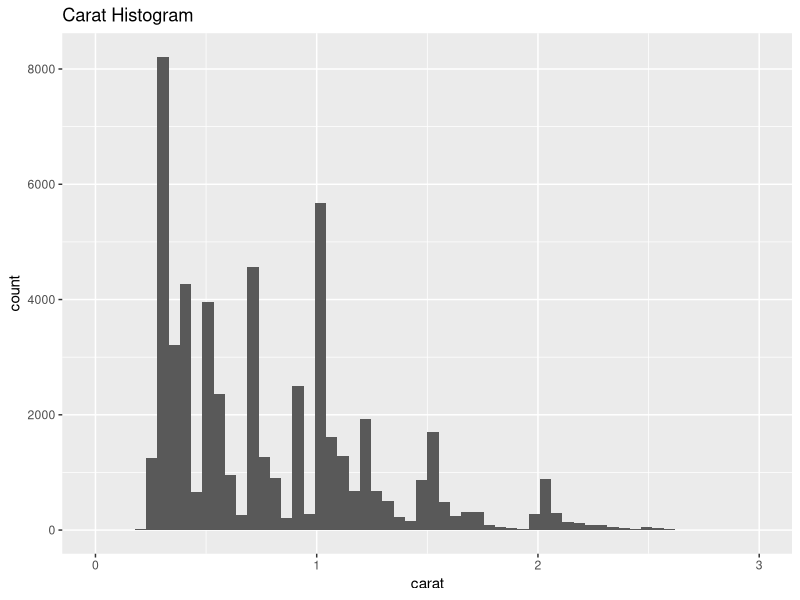
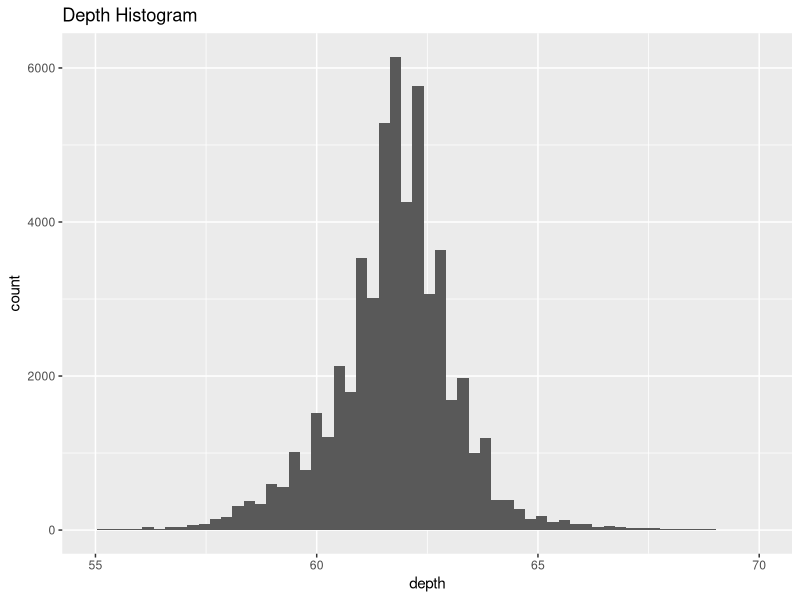
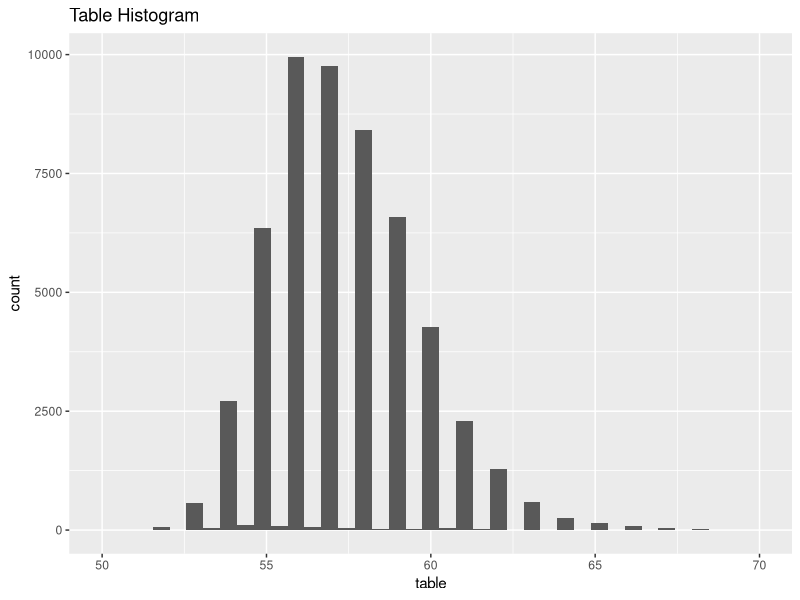
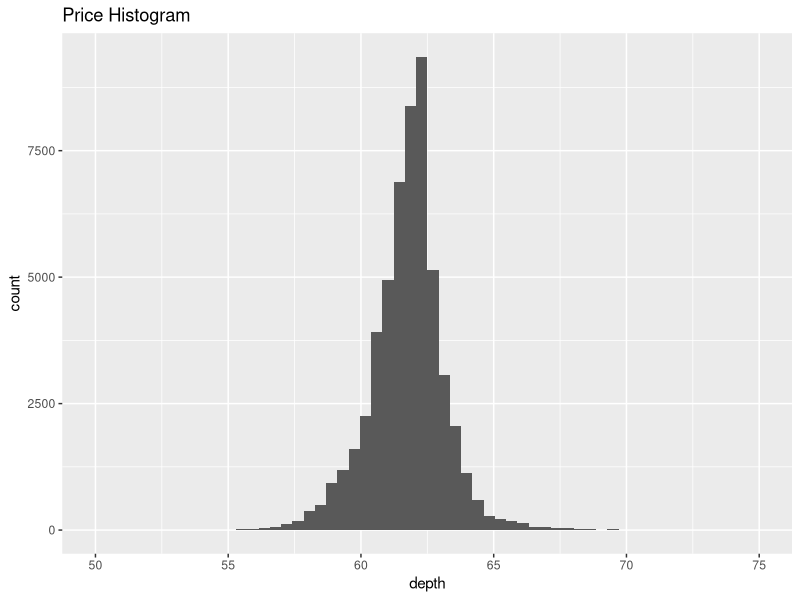
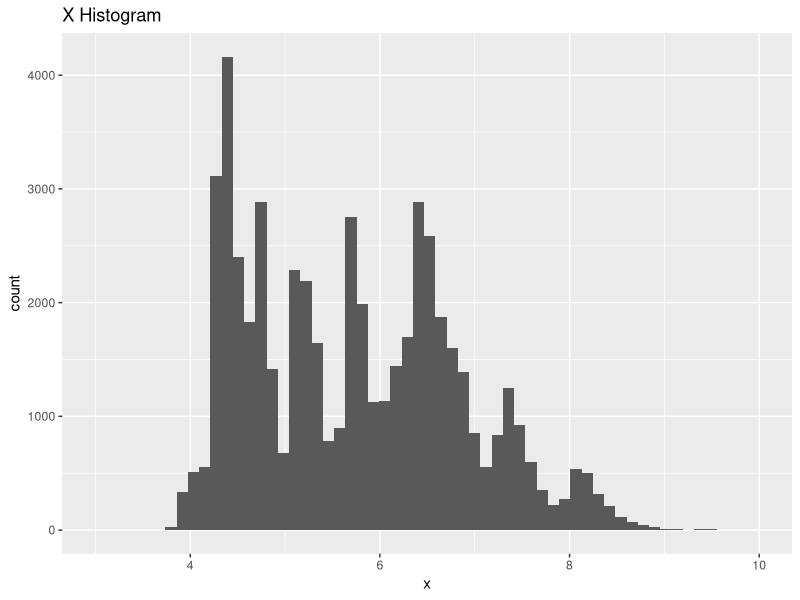
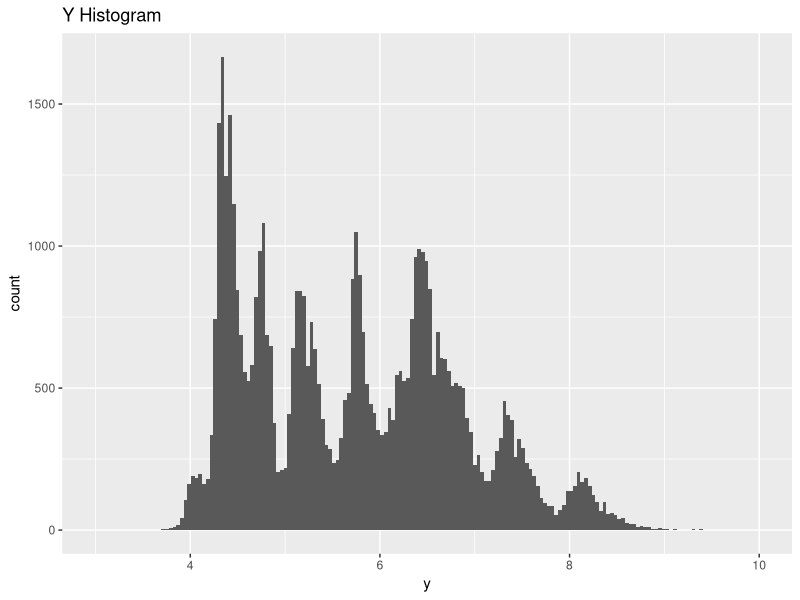
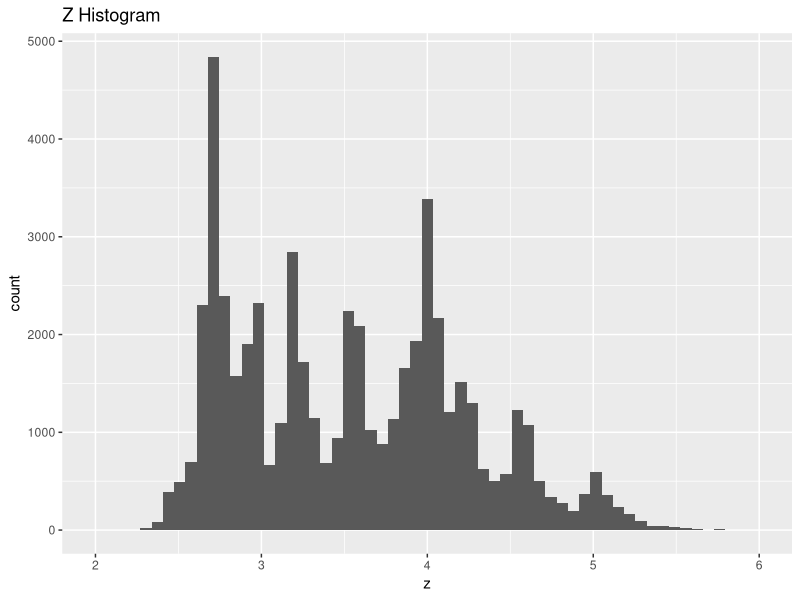
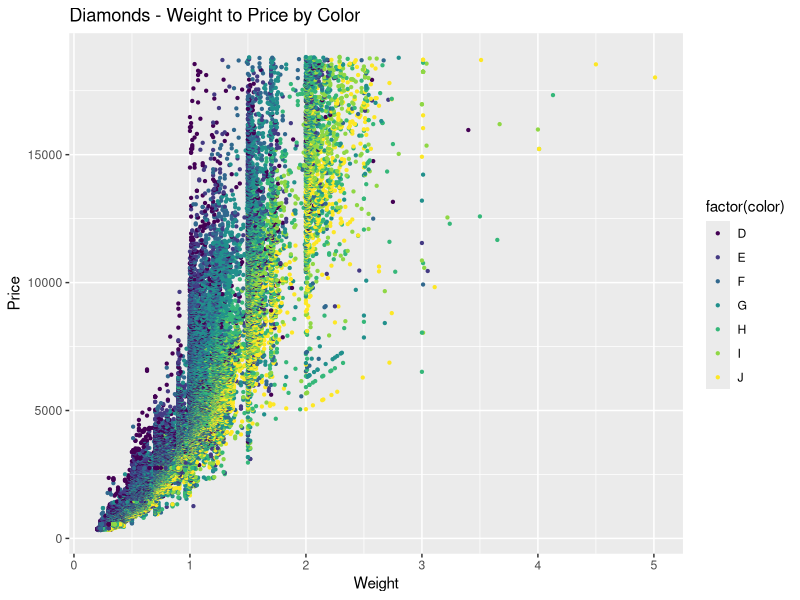

The R script that drew these images, in order:
## ---- chunk 1
library('ggplot2')
library(reshape2)
data("diamonds")

#1. Create a histogram for every numeric column in the diamonds dataset.

histcarat<-ggplot(diamonds,aes(carat))#create a variable of carat histogram
histcarat+geom_histogram(bins=60)+ggtitle("Carat Histogram")+xlim(0,3)#plot the carat histogram, name it as Carat Histogram, read the distribution, and remove the outliers.

histdepth<-ggplot(diamonds,aes(depth))#create a variable of depth histogram
histdepth+geom_histogram(bins=60)+ggtitle("Depth Histogram")+xlim(55,70)#plot the depth histogram, name it as Depth Histogram, read the distribution, and remove the outliers.

histtable<-ggplot(diamonds,aes(table))#create a variable of table histogram
histtable+geom_histogram(bins=40)+ggtitle("Table Histogram")+xlim(50,70)#plot the table histogram, name it as Table Histogram, read the distribution, and remove the outliers.

histprice<-ggplot(diamonds,aes(depth))#create a variable of price histogram
histprice+geom_histogram(bins=60)+ggtitle("Price Histogram")+xlim(50,75)#plot the price histogram, name it as Price Histogram, read the distribution, and remove the outliers. 

histx<-ggplot(diamonds,aes(x))#create a variable of x histogram
histx+geom_histogram(bins=60)+ggtitle("X Histogram")+xlim(3,10)#plot the x histogram, name it as X Histogram, read the distribution, and remove the outliers.

histy<-ggplot(diamonds,aes(y))#create a variable of y histogram
histy+geom_histogram(bins=180)+ggtitle("Y Histogram")+xlim(3,10)#plot the y histogram, name it as Y Histogram, read the distribution, and remove the outliers.

histz<-ggplot(diamonds,aes(z))#create a variable of z histogram,
histz+geom_histogram(bins=60)+ggtitle("Z Histogram")+xlim(2,6)#plot the z histogram, name it as Z Histogram, read the distribution, and remove the outliers.

#Comments: I do see your code works for this problem. But I just want to point out that you actually have better way to do this. One way should be filter out all the numeric variables and then use one loop draw the histograms for each. This way should be more clear and readable.

#2. Create a simple scatter plot of Weight (“Carat”) and Price using Color (the “Color” column in the diamonds dataframe) as a facet. This might the precursor for developing a model to predict price given some characteristic like weight. Notice that the relationship is non-linear. If we wanted to build a linear model, this would violate one of the assumptions.

scatplot <- ggplot(diamonds, aes(x=carat, y=(price), colour=color))#create a variable of scatter plot, set carat to x axis, price to y axis, and color to colour
scatplot <- scatplot + geom_point(size=0.8) + ggtitle("Diamonds - Weight to Price by Color") + xlab("Weight")#plot the data on a scatter plot, titling the graph, x-axis, y-axis, and key as appropriate(reschedual the size of the points)
scatplot <- scatplot + ylab("Price") + labs(colour = "factor(color)")
print(scatplot)#print the final scatter plot

#Comments: This code works in this problem and I do see your understanding in the layer ploting thought in ggplot. But I suggest one better format that you can refer to 
ggplot(diamonds,aes(carat,price))+geom_point(aes(color=factor(color)))+labs(title="Diamonds-Weight to Price by Color",x='Weight',y='Price')

#3. All Groups: Let’s remove the non-linearity and replot. Think about transforming both price and weight. Given that we are working with dollars (Price); the first transformation we might try is the natural log. Add the transformed columns to the dataframe and replot.

scatlin <- ggplot(diamonds, aes(x=log(carat), y=log(price), colour=color))#create a variable of scatter linear, set log(carat) to x axis, log(price) to y axis, and color to colour
scatlin <- scatlin + geom_point(size=0.8) + ggtitle("Diamonds - Weight to Price (Linear)") + xlab("Weight")
# plot the data on a scatter plot, titling the graph, x-axis, y-axis, and key as appropriate
scatlin <- scatlin + ylab("Price") + labs(colour = "factor(color)")
print(scatlin)#print the final scatter plot

#4. All Groups: Remove the linear trend (create a linear model and use the transformed weight on the x-axis and the residuals on the y-axis). If there is a relationship that can be modeled with a linear regression model, then the residuals should be randomly distributed. The resulting plot visually indicates there is possibly some heteroscedasticity to manage.

linear <- lm(log(price) ~ log(carat), data = diamonds) #create a variable linear that fit a linear model of the log of price to the log of carat by using the diamonds dataset
residual <- resid(linear) #extract model residuals from the above linear model and assign the values to the variable residual
weightprice <- ggplot(diamonds, aes(x=log(carat), y=residual, colour=color)) 
#create a variable weightprice to be a ggplot object by using diamonds dataset, the x axis is log(carat), the y axis is residual, and the colour is color
weightprice <- weightprice + geom_point() + ggtitle("Diamonds - Weight to Price by Color") + theme(legend.position="top", plot.title = element_text(color = "Blue", size = 14)) 
#plot a linear scatter plot, titling the graph, and use theme() function to edit the title
weightprice <- weightprice+ xlab("Weight") + ylab("Price Residuals") + labs(colour = "factor(color)") #x-axis is "Weight" and y-axis is "Price Residuals"
print(weightprice) #print the final scatter plot

